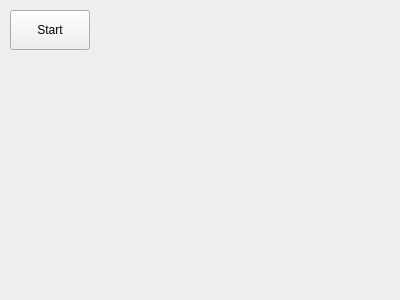
<?xml version="1.0" encoding="UTF-8"?>
<ui version="4.0">
 <class>MainWindow</class>
 <widget class="QMainWindow" name="MainWindow">
  <property name="geometry">
   <rect>
    <x>0</x>
    <y>0</y>
    <width>400</width>
    <height>300</height>
   </rect>
  </property>
  <property name="windowTitle">
   <string>MainWindow</string>
  </property>
  <widget class="QWidget" name="wgtCentral">
   <widget class="QPushButton" name="btnStartStop">
    <property name="geometry">
     <rect>
      <x>10</x>
      <y>10</y>
      <width>80</width>
      <height>40</height>
     </rect>
    </property>
    <property name="text">
     <string>Start</string>
    </property>
    <property name="checkable">
     <bool>true</bool>
    </property>
   </widget>
  </widget>
 </widget>
 <layoutdefault spacing="5" margin="10"/>
 <resources/>
 <connections/>
</ui>
